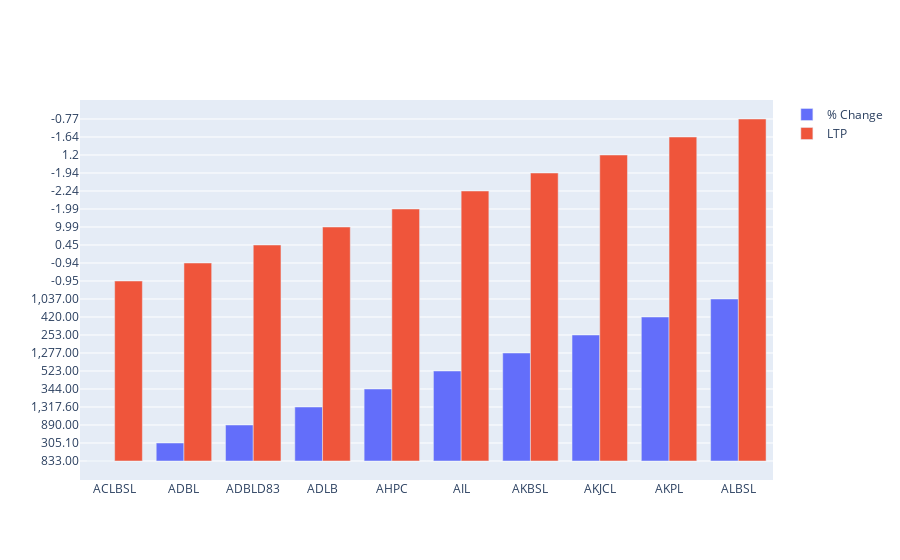

Notebook code cell kept with this figure:
### Code cell
import plotly.graph_objects as go


change=df['% Change'][0:10]


fig = go.Figure(data=[
    go.Bar(name='% Change', x=symbol, y=LTP),
    go.Bar(name='LTP', x=symbol, y=change),

    
])
# Change the bar mode
fig.update_layout(barmode='group')
fig.show()

### Figure 1 — Plotly figure (JSON) as saved in the notebook; plotly's stock layout.template omitted (floating-point values rounded to 4 significant figures)
{"data": [{"name": "% Change", "type": "bar", "x": ["ACLBSL", "ADBL", "ADBLD83", "ADLB", "AHPC", "AIL", "AKBSL", "AKJCL", "AKPL", "ALBSL"], "y": ["833.00", "305.10", "890.00", "1,317.60", "344.00", "523.00", "1,277.00", "253.00", "420.00", "1,037.00"]}, {"name": "LTP", "type": "bar", "x": ["ACLBSL", "ADBL", "ADBLD83", "ADLB", "AHPC", "AIL", "AKBSL", "AKJCL", "AKPL", "ALBSL"], "y": [-0.95, -0.94, 0.45, 9.99, -1.99, -2.24, -1.94, 1.2, -1.64, -0.77]}], "layout": {"barmode": "group"}}
